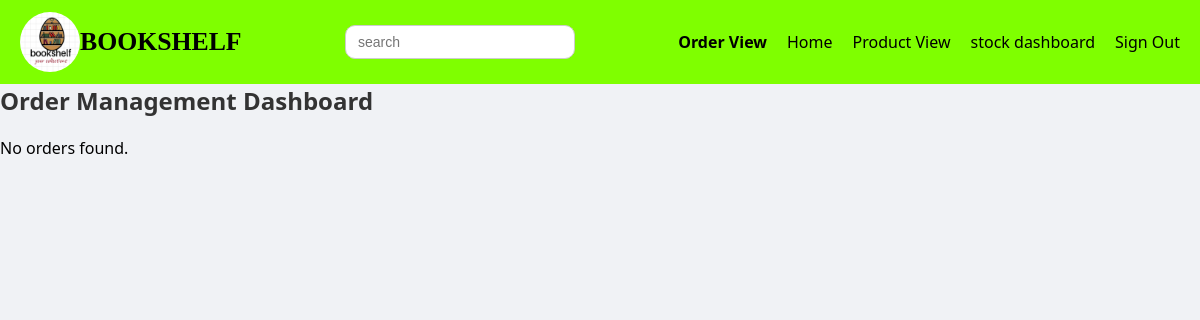
The page /adorder_view (signed in) on the database as committed earlier.
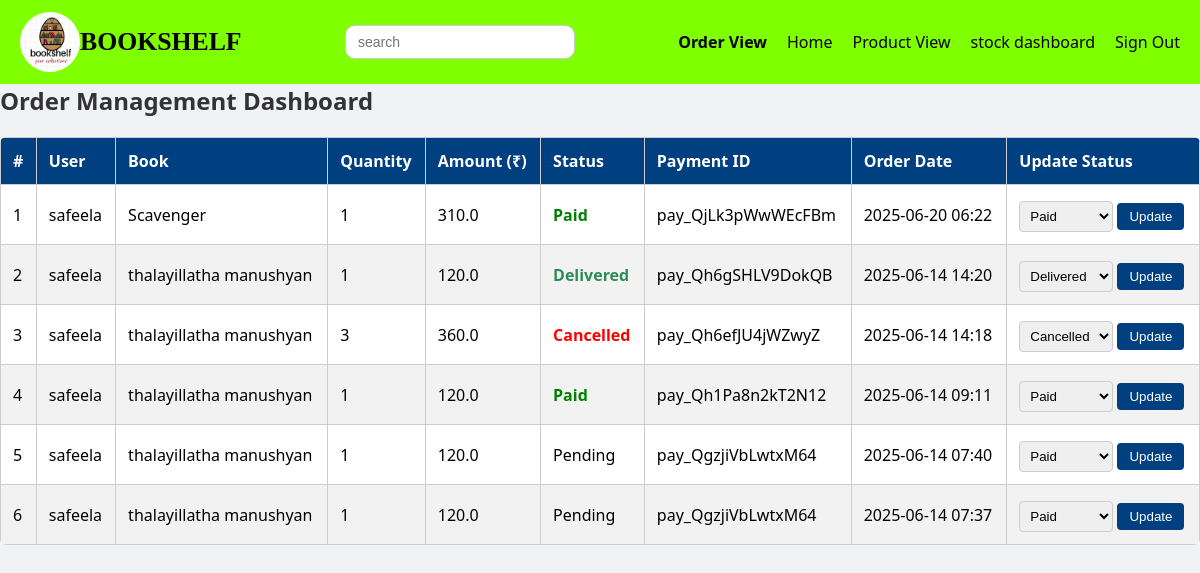
The same page on the database as committed later.
### APP/models.py (models this page shows, shortened)
class Order(models.Model):
    STATUS_CHOICES = [
        ('Pending', 'Pending'),
        ('Paid', 'Paid'),
        ('Processing', 'Processing'),
        ('Shipped', 'Shipped'),
        ('Delivered', 'Delivered'),
        ('Cancelled', 'Cancelled'),
    ]
    user = models.ForeignKey(User, on_delete=models.CASCADE)
    book = models.ForeignKey(Add, on_delete=models.CASCADE)
    address = models.ForeignKey(adress, on_delete=models.SET_NULL, null=True)
    quantity = models.PositiveIntegerField(default=1)  # ✅ Added
    amount = models.FloatField()
    order_date = models.DateTimeField(auto_now_add=True)
    is_paid = models.BooleanField(default=False)
    status = models.CharField(max_length=20, choices=STATUS_CHOICES, default='Pending')  # ✅ Added
    razorpay_order_id = models.CharField(max_length=255, blank=True, null=True)
    razorpay_payment_id = models.CharField(max_length=255, blank=True, null=True)
    razorpay_signature = models.CharField(max_length=255, blank=True, null=True)
    refund_id = models.CharField(max_length=255, blank=True, null=True)

class Add(models.Model):
    doc=models.FileField()
    lname=models.ForeignKey(Language,on_delete=models.CASCADE)
    cname=models.ForeignKey(Category,on_delete=models.CASCADE)
    name=models.TextField()
    price=models.IntegerField()
    oldprice=models.IntegerField()
    discount=models.IntegerField()

### APP/views.py (the view)
# urls.py: path('adorder_view', views.order_management_view, name='admin_order_management'),
def order_management_view(request):
    if not request.user.is_authenticated:
        return redirect(login)
    if not request.user.is_superuser:
        return redirect('/')
    orders = Order.objects.all().order_by('-id')
    return render(request, 'admin_order_management.html', {'orders': orders})

### templates/admin_order_management.html (shortened to what this page needs)
<!DOCTYPE html>
<html lang="en">
<head>
    {% load static %}
</head>
<body>
       <div class="main">
        <div class="nav">
            <div class="logo">
                <img src="{% static 'images/logo.png'%}" height="60px" width="60px" alt="" style="border-radius:70%;">
                <h3>BOOKSHELF</h3>
            </div>
            <div class="search">
                <input type="text" name="search" id="" placeholder="search">
        </div>
          <div class="list">
                <ul type="none">
                    <li><a href="{% url 'admin_order_management'%}" class="page">Order View</a></li>
                    <li><a href="../adindex">Home</a></li>
                    <li><a href="../adbookview">Product View</a></li>
                    <li><a href="{% url 'stock_dashboard'%}">stock dashboard</a></li>
                    {% if user.is_authenticated %}
                    <li><a href="../logout">Sign Out</a></li>
                    </ul>
                    {% endif %}
            </div></div>
    <h2>Order Management Dashboard</h2>
    {% if orders %}
    <div class="table-container">
    <table>
        <thead>
            <tr>
                <th>#</th>
                <th>User</th>
                <th>Book</th>
                <th>Quantity</th>
                <th>Amount (₹)</th>
                <th>Status</th>
                <th>Payment ID</th>
                <th>Order Date</th>
                <th>Update Status</th>
            </tr>
        </thead>
        <tbody>
            {% for order in orders %}
            <tr>
                <td>{{ forloop.counter }}</td>
                <td>{{ order.user.username }}</td>
                <td>{{ order.book.name }}</td>
                <td>{{ order.quantity }}</td>
                <td>{{ order.amount }}</td>
                <td class="status-{{ order.status|lower }}">{{ order.status }}</td>
                <td>{{ order.razorpay_payment_id }}</td>
                <td>{{ order.order_date|date:"Y-m-d H:i" }}</td>
                <td>
                    <form method="POST" action="{% url 'update_order_status' order.id %}">
                        <select name="status">
                            <option value="Paid" {% if order.status == 'Paid' %}selected{% endif %}>Paid</option>
                            <option value="Delivered" {% if order.status == 'Delivered' %}selected{% endif %}>Delivered</option>
                            <option value="Cancelled" {% if order.status == 'Cancelled' %}selected{% endif %}>Cancelled</option>
                        </select>
                        <button type="submit">Update</button>
                    </form>
                </td>
            </tr>
            {% endfor %}
        </tbody>
    </table>
    </div>
    {% else %}
    <p>No orders found.</p>
    {% endif %}
</div>
</body>
</html>

### templates/admin_order_management.html (style rules this page uses)
* { margin: 0; padding: 0; box-sizing: border-box; }
html, body, .main { width: 100%; overflow-x: hidden; font-family: 'Segoe UI', Tahoma, Geneva, Verdana, sans-serif; background-color: #f0f2f5; }
.main { min-height: 900px; }
.nav { width: 100%; background-color: chartreuse; display: flex; flex-wrap: wrap; justify-content: space-between; align-items: center; padding: 12px 20px; gap: 10px; }
.logo { font-size: 22px; font-weight: bold; font-family: Cambria, Georgia, Times, 'Times New Roman', serif; display: flex; align-items: center; }
.list ul { display: flex; flex-wrap: wrap; list-style: none; justify-content: center; align-items: center; gap: 20px; margin: 0; padding: 0; }
.list a { text-decoration: none; color: black; font-weight: 500; font-size: 16px; transition: color 0.2s ease, transform 0.2s ease; }
.list .page { color: black; font-weight: 800; }
.search { display: flex; align-items: center; gap: 10px; flex-wrap: wrap; }
.search input { width: 230px; padding: 8px 12px; border-radius: 10px; border: 1px solid #ccc; font-size: 14px; transition: border-color 0.2s ease; }
h2 { margin-bottom: 20px; color: #333; }
table { border-collapse: collapse; width: 100%; background-color: white; box-shadow: 0 2px 6px rgba(0, 0, 0, 0.1); }
th, td { border: 1px solid #ccc; padding: 12px; text-align: left; }
th { background-color: #004080; color: white; }
tr:nth-child(even) { background-color: #f2f2f2; }
.status-paid { color: green; font-weight: bold; }
.status-delivered { color: #2e8b57; font-weight: bold; }
.status-cancelled { color: red; font-weight: bold; }
select { padding: 6px; border-radius: 4px; border: 1px solid #ccc; }
button { padding: 6px 12px; background-color: #004080; color: white; border: none; border-radius: 4px; margin-top: 6px; cursor: pointer; }
.table-container { width: 100%; overflow-x: auto; margin-top: 20px; border-radius: 6px; }
.table-container table { min-width: 600px; }

Rows that differ between the two databases and show on the page:
added Order: user.username "safeela", book.name "Scavenger", quantity "1", amount "310.0", status "Paid", razorpay_payment_id "pay_QjLk3pWwWEcFBm", order_date "2025-06-20 06:22"
added Order: user.username "safeela", book.name "thalayillatha manushyan", quantity "1", amount "120.0", status "Delivered", razorpay_payment_id "pay_Qh6gSHLV9DokQB", order_date "2025-06-14 14:20"
added Order: user.username "safeela", book.name "thalayillatha manushyan", quantity "3", amount "360.0", status "Cancelled", razorpay_payment_id "pay_Qh6efJU4jWZwyZ", order_date "2025-06-14 14:18"
added Order: user.username "safeela", book.name "thalayillatha manushyan", quantity "1", amount "120.0", status "Paid", razorpay_payment_id "pay_Qh1Pa8n2kT2N12", order_date "2025-06-14 09:11"
added Order: user.username "safeela", book.name "thalayillatha manushyan", quantity "1", amount "120.0", status "Pending", razorpay_payment_id "pay_QgzjiVbLwtxM64", order_date "2025-06-14 07:40"
added Order: user.username "safeela", book.name "thalayillatha manushyan", quantity "1", amount "120.0", status "Pending", razorpay_payment_id "pay_QgzjiVbLwtxM64", order_date "2025-06-14 07:37"
Other text that changed with them:
text no longer shown: "No orders found."
text now shown: "# User Book Quantity Amount (₹) Status Payment ID Order Date Update Status"
